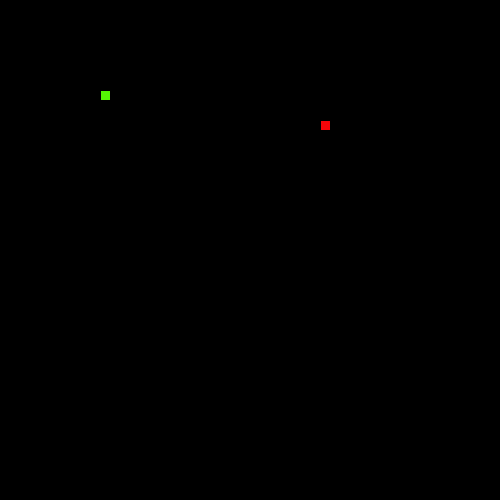
Frame 1 (no input)
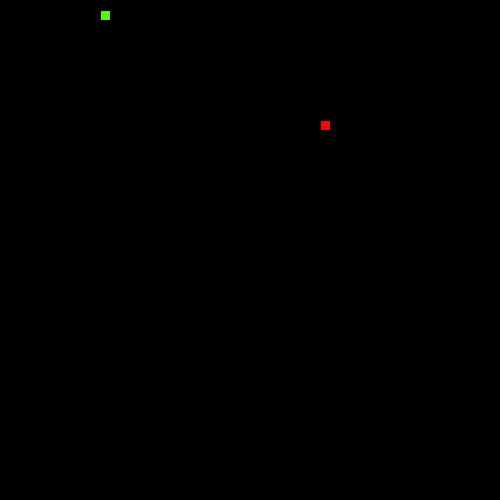
Frame 60 (the mouse pressed at the canvas centre just before this capture)
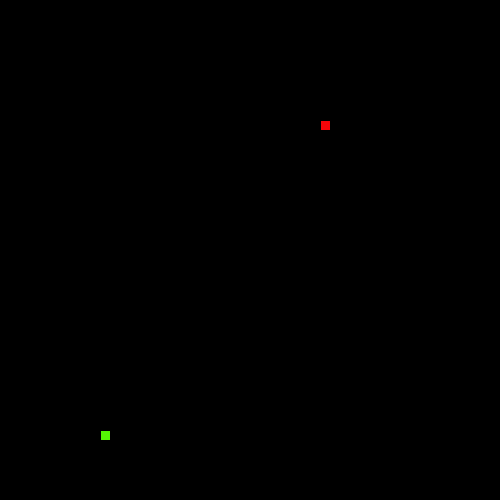
Frame 120 (the mouse held since frame 60 and released just before this capture)

The Processing sketch that drew these frames (run headless with seeded random() and noise(); from frame 60 on, the mouse is pressed at the canvas centre):

// Processing sketch: snake
// ── snake.pde
// 1. Follow the recipe instructions inside the Segment class.

// The Segment class will be used to represent each part of the moving snake.

class Segment {

  //2. Create x and y member variables to hold the location of each segment.
  int x;
  int y;

  // 3. Add a constructor with parameters to initialize each variable.
  Segment(int x, int y) {
    this.x = x;
    this.y = y;
  }

  // 4. Add getter and setter methods for both the x and y member variables.
  void setx(int x) {
    this.x=x;
  }
  void sety(int y) {
    this.y=y;
  }
  int getx() {
    return this.x;
  }
  int gety() {
    return this.y;
  }
}


// 5. Create (but do not initialize) a Segment variable to hold the head of the Snake
Segment seg;


// 6. Create and initialize a String to hold the direction of your snake e.g. "up"
String direct = "up";


// 7. Create and initialize a variable to hold how many pieces of food the snake has eaten.
// give it a value of 1 to start.
int food = 1;


// 8. Create and initialize foodX and foodY variables to hold the location of the food.

// (Hint: use the random method to set both the x and y to random locations within the screen size (500 by 500).)

int foodX = ((int)random(50)*10);
int foodY = ((int)random(50)*10);



void setup() {

  // 9. Set the size of your sketch (500 by 500).

  size(500, 500);


  // 10. initialize your head to a new segment.

  seg = new Segment(100, 100);

  // 11. Use the frameRate(int rate) method to set the rate to 20.
  frameRate(15);
}


void draw() {

  background(0);


  //12. Call the manageTail, drawFood, drawSnake, move, and collision methods.

 
  move();
  collision();
   drawFood();
  drawSnake();
  drawTail();
  println(ment.size());
}


// 13. Complete the drawFood method below. (Hint: each piece of food should be a 10 by 10 rectangle).

void drawFood() {
  fill(247, 5, 9);
  rect(foodX, foodY, 10, 10);
}


//14. Draw the snake head (use a 10 by 10 rectangle)

void drawSnake() {
  fill(85, 247, 5);

  rect(seg.x, seg.y, 10, 10);


  //test your code
}


// 15. Complete the move method below.

void move() {

  // 16. Using a switch statement, make your snake head move by 10 pixels in the correct direction.
  //This is an incomplete switch statement:

  manageTail();

  if (direct.equals("up")) {
    seg.sety(seg.gety()-10);
  }
  if (direct.equals("down")) {
    seg.sety(seg.gety()+10);
  }
  if (direct.equals("left")) {
    seg.setx(seg.getx()-10);
  }
  if (direct.equals("right")) {
    seg.setx(seg.getx()+10);
  }



  // 17. Call the checkBoundaries method to make sure the snake head doesn't go off the screen.
  checkBoundaries();
}


// 18. Complete the keyPressed method below. Use if statements to set your direction variable depending on what key is pressed.

void keyPressed() {
  if (keyCode == UP) {
    direct = "up";
  }
  if (keyCode == DOWN) {
    direct = "down";
  }
  if (keyCode == LEFT) {
    direct = "left";
  }
  if (keyCode == RIGHT) {
    direct = "right";
  }
}



// 19. check if your head is out of bounds (teleport your snake head to the other side).

void checkBoundaries() {
  if (seg.x > width) {
    seg.x = 0;
  }
  if (seg.x < 0) {
    seg.x = width;
  }
  if (seg.y > height) {
    seg.y = 0;
  }
  if (seg.y < 0) {
    seg.y = height;
  }
}



//20. Make sure that the key for your current direction’s opposite doesn’t work(i.e. If you’re going up, down key shouldn’t work)



// 21. Complete the missing parts of the collision method below.

void collision() {

  // If the segment is colliding with a piece of food...
  // Increase the amount of food eaten and set foodX and foodY to new random locations.
  if (seg.x == foodX && seg.y == foodY) {
    foodX = ((int)random(50)*10);
    foodY = ((int)random(50)*10);
    food++;
    increaseTail();
  }
}



/**
 
 ** Part 2: making the tail (the rest of the snake)
 
 **/

//  1. Create and initialize an ArrayList of Segments. (This will be your snake tail!)
ArrayList<Segment> ment = new ArrayList<Segment>();

// 2. Complete the missing parts of the manageTail method below and call it in the draw method.

void manageTail() {
  if (ment.size()>0) {
    
    for (int i = ment.size()-1; i>0 ; i--) {
      ment.get(i).setx(ment.get(i-1).getx());
      ment.get(i).sety(ment.get(i-1).gety());
    }
    ment.get(0).setx(seg.getx());
    ment.get(0).sety(seg.gety());
  }




  
  checkTailCollision();
  //Call the drawTail and checkTailCollision methods.


  // Add a new Segment to your ArrayList that has the same X and Y as the head of your snake.

  // To keep your tail the right length:
  // while the tail size is greater than the number of food pieces eaten, remove the first Segment in your tail.
}

void increaseTail() {
  Segment sm = new Segment(seg.x, seg.y);
  ment.add(sm);
  //manageTail();
}

void drawTail() {
  // Draw a 10 by 10 rectangle for each Segment in your snake ArrayList.
  for (int i = 0; i < ment.size(); i++) {
    rect(ment.get(i).getx(), ment.get(i).gety(), 10, 10);
  }
}


// 3. Complete the missing parts of the bodyCollision method below.

void checkTailCollision() {
  for (int i = 0; i <ment.size(); i++) {
    if (seg.x == ment.get(i).getx() && seg.y == ment.get(i).gety()) {
     // ment.clear();
    }
  }
}
// If your head has the same location as one of your segments...

// reset your food variable

//Call this method at the beginning of your manageTail method.
